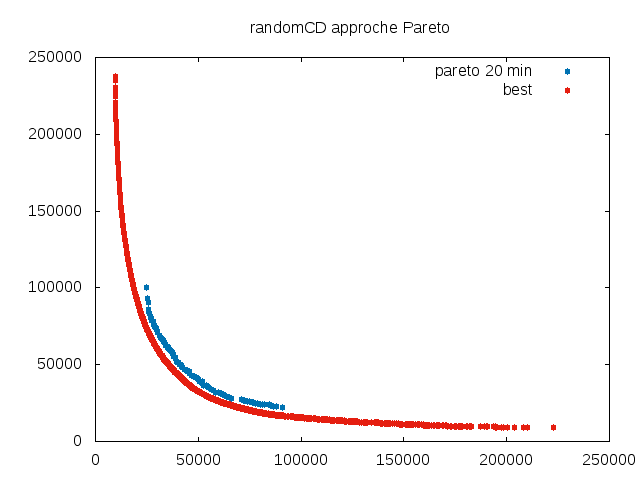

Reproduce this figure in gnuplot.
set terminal png
set output "cd_pareto_20.png"
set title "randomCD approche Pareto"
plot "randomCD_OnLineFiltered_time=20_nb=500.tsp" using 1:2 title "pareto 20 min" pointtype 7 linecolor 6, "../../data/best.randomCD100.tsp" using 1:2 title "best" pointtype 7 linecolor 7
